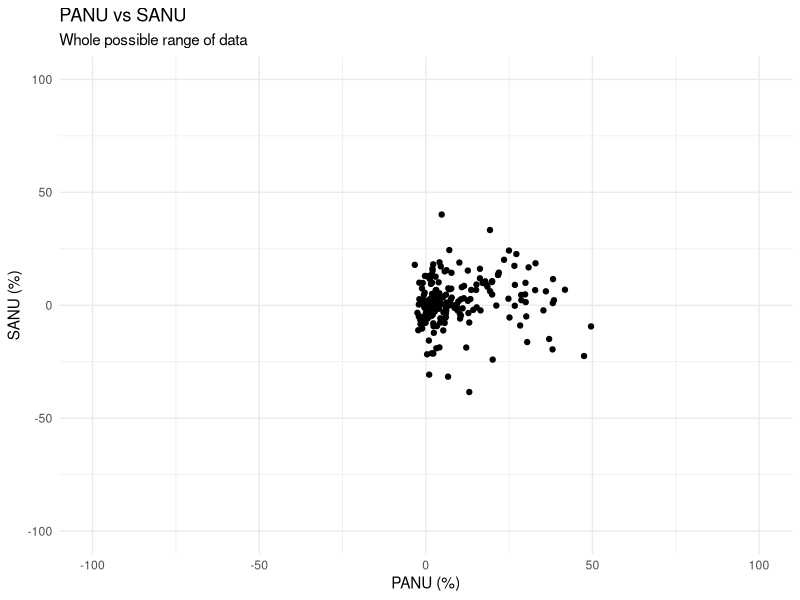

The R source for this figure:
## ---- chunk 1
nonuse <- read.csv("data/test_data/NonUse.csv", sep = ",", header=TRUE)
head(nonuse)
summary(nonuse)
## ---- chunk 2
cor.test(nonuse$PANU, nonuse$SANU, method = "spearman")
## ---- chunk 3
library(ggplot2)
p1 <- ggplot(nonuse, aes(x = PANU, y = SANU)) +
  geom_point() +
  xlim(-100, 100) +
  ylim(-100, 100) +
  labs(title = "PANU vs SANU", subtitle = "Whole possible range of data", x = "PANU (%)", y = "SANU (%)") +
  theme_minimal()

show(p1)
